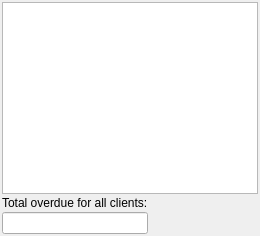
               <widget class="QWidget" name="tab_3">
                <attribute name="title">
                 <string>All overdue pays</string>
                </attribute>
                <layout class="QGridLayout" name="gridLayout_9">
                 <property name="leftMargin">
                  <number>2</number>
                 </property>
                 <property name="topMargin">
                  <number>2</number>
                 </property>
                 <property name="rightMargin">
                  <number>2</number>
                 </property>
                 <property name="bottomMargin">
                  <number>2</number>
                 </property>
                 <property name="spacing">
                  <number>2</number>
                 </property>
                 <item row="1" column="0">
                  <widget class="QLabel" name="lblPayAllOverdueTotals">
                   <property name="text">
                    <string>Total overdue for all clients:</string>
                   </property>
                   <property name="textFormat">
                    <enum>Qt::PlainText</enum>
                   </property>
                  </widget>
                 </item>
                 <item row="2" column="0">
                  <widget class="vmLineEdit" name="txtAllOverdueTotals"/>
                 </item>
                 <item row="2" column="1">
                  <spacer name="horizontalSpacer_11">
                   <property name="orientation">
                    <enum>Qt::Horizontal</enum>
                   </property>
                   <property name="sizeHint" stdset="0">
                    <size>
                     <width>40</width>
                     <height>20</height>
                    </size>
                   </property>
                  </spacer>
                 </item>
                 <item row="0" column="0" colspan="2">
                  <widget class="vmListWidget" name="paysOverdueList"/>
                 </item>
                </layout>
               </widget>
